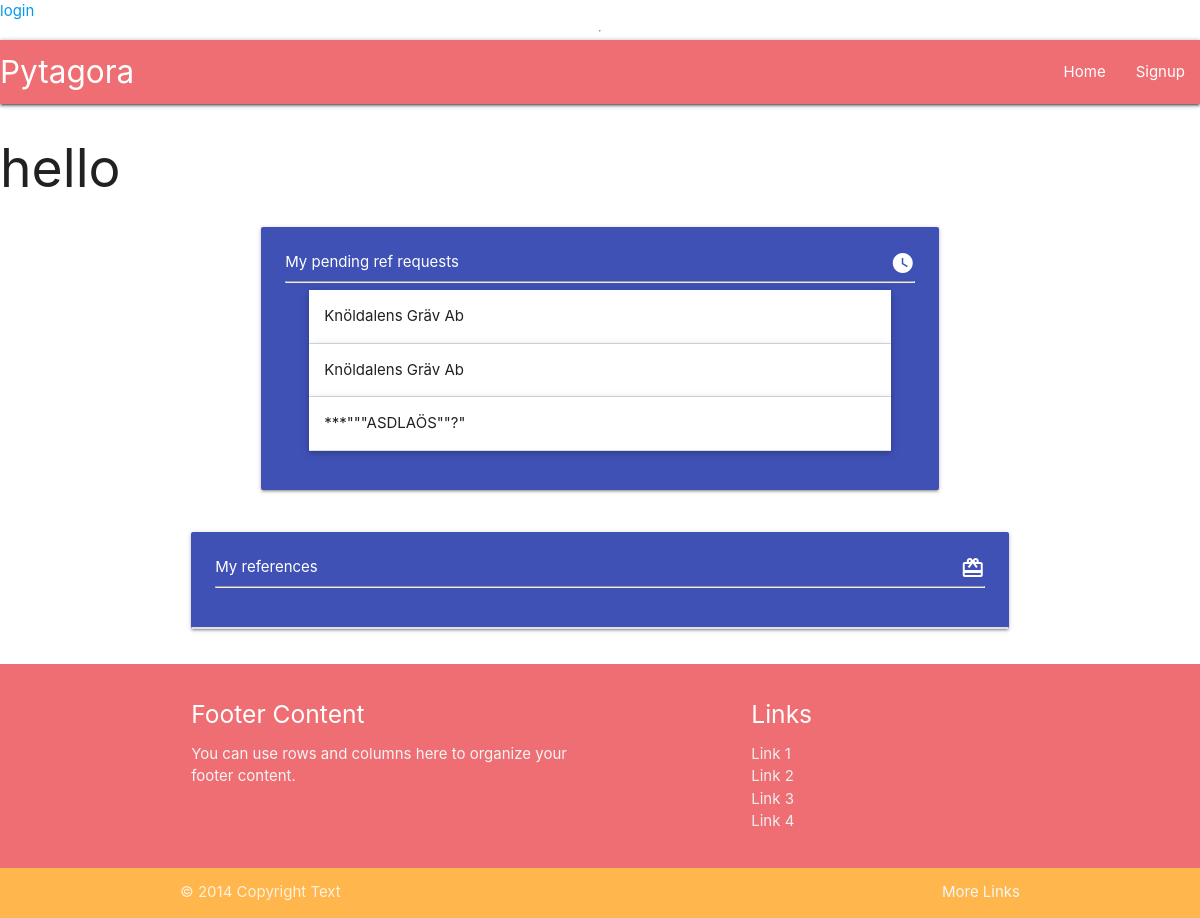
Page /profile/1/ on the earlier database version.
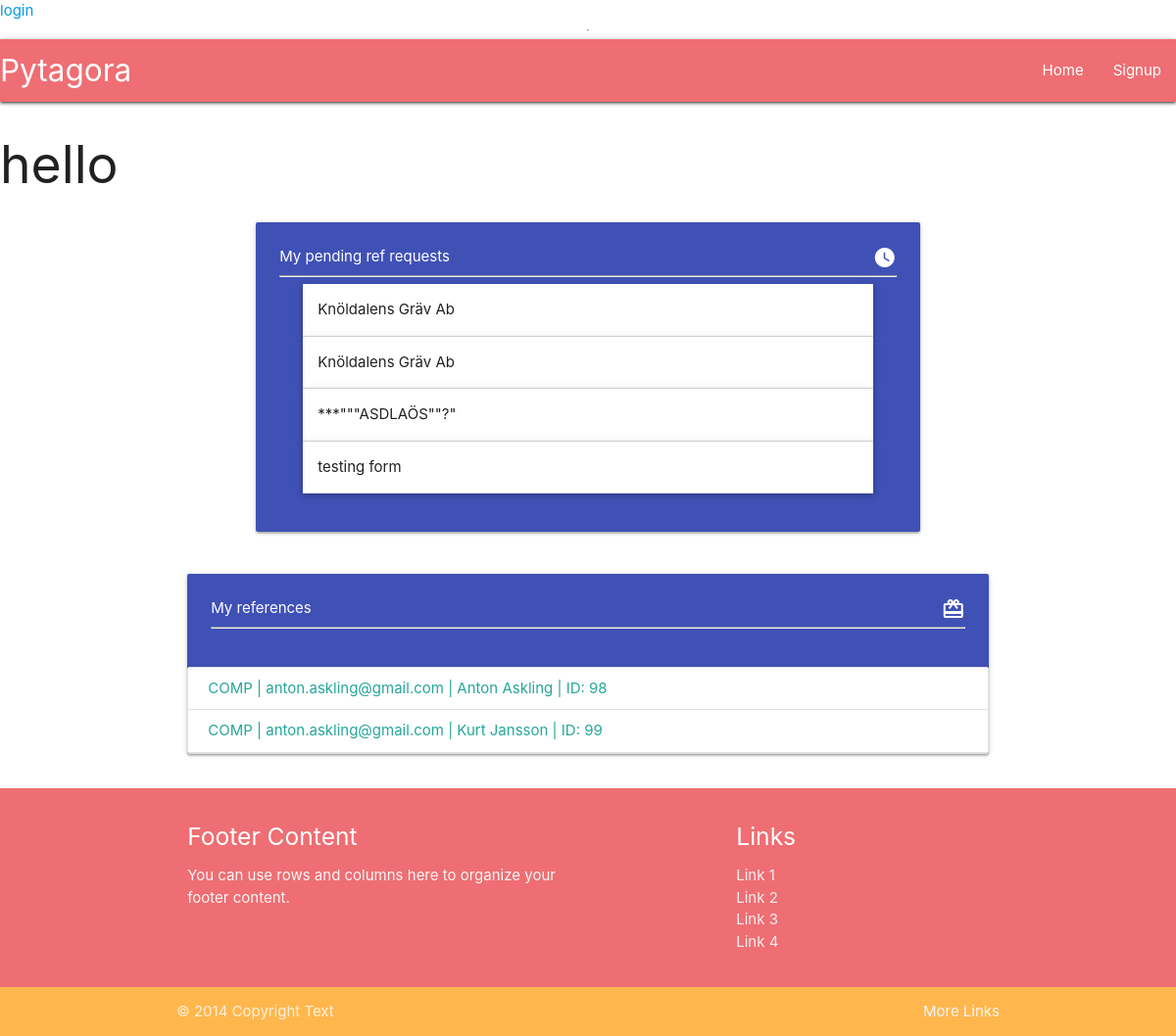
Same page on the later database version.
### userprofile/models.py (models this page shows, shortened)
class RefRequest(models.Model):
    profile = models.ForeignKey(Profile, verbose_name=_("profile"), on_delete=models.CASCADE)
    company_name = models.CharField(_("company name"), max_length=100, null=True, blank=True)
    company_slug = models.SlugField(_("company_slug"), null=True, blank=True, unique=False, max_length=150)
    date_from = PartialDateField( verbose_name=_("date from"))
    date_to = PartialDateField(verbose_name=_("date to"))
    to_email = models.EmailField(_("to email"), max_length=254, null=True, blank=True)
    UNINITIATED = "UNIN"
    PENDING = "PEND"
    COMPLETE = "COMP"
    STATUS_CHOICES = [
        (UNINITIATED, "Uninitiated"),
        (PENDING, "Pending"),
        (COMPLETE, "Complete"),
    ]
    status = models.CharField(_("status"), max_length=4, choices=STATUS_CHOICES, default=UNINITIATED,)
    time_sent = models.DateTimeField(_("time_sent"), auto_now_add=True, null=True)
    class Meta:
        verbose_name = "Reference request"
        verbose_name_plural = "Reference requests"

class RefResponse(models.Model):
    ref_request = models.OneToOneField(RefRequest, verbose_name=_("request to"), on_delete=models.CASCADE)
    profile = models.ForeignKey(Profile, verbose_name=_("profile"), on_delete=models.CASCADE, null=True, blank=True)
    email = models.EmailField(_("email"), max_length=254)
    first_name = models.CharField(_("first name"), max_length=50, null=True, blank=True)
    last_name = models.CharField(_("last name"), max_length=50, null=True, blank=True)
    company_name = models.CharField(_("company name"), max_length=50, null=True, blank=True)
    title = models.CharField(_("title"), max_length=50)
    BOSS = "BOSS"
    COLLEAGUE = "COLL"
    CONSULTANT = "CONS"
    OTHER = "OTH"
    RELATION_CHOICES = [
        (BOSS, "Boss to referee"),
        (COLLEAGUE, "Colleague to referee"),
        (CONSULTANT, "referee was consultant"),
        (OTHER, "Other")
    ]
    relation = models.CharField(_("relation to referee"), choices=RELATION_CHOICES, default=BOSS, max_length=4)
    other_relation = models.CharField(_("if Other, please specify"), max_length=80, null=True, blank=True)
    main_tasks = models.TextField(_("describe main tasks"))
    elaborate = models.TextField(_("elaborate"))
    extra = models.TextField(_("extra"))
    referee_first_name = models.CharField(_("referee first name"), max_length=50)
    referee_last_name = models.CharField(_("referee last name"), max_length=50)
    completed = models.BooleanField(_("is completed"), default=False)
    time_added = models.DateTimeField(_("time added"), auto_now=True)
    def get_full_name(self):
        return f"{self.first_name} {self.last_name}"
    class Meta:
        verbose_name = "Reference response"
        verbose_name_plural = "Reference responses"
        ordering = ["ref_request"]

### userprofile/views.py (the view)
# urls.py: path("profile/<int:pk>/", ProfileView.as_view(), name ="profile"),
class ProfileView(ListView):
    model = RefRequest
    def get(self, request, *args, **kwargs):
        profile = Profile.objects.get(id=kwargs["pk"])
        requests = profile.refrequest_set.all()
        return render(
            self.request,
            "userprofile/profile.html",
            {
                "profile": profile,
                "requests": requests,
            })

### userprofile/models.py (called while the page is built)
    def __str__(self):
        return f"{self.first_name} {self.last_name}"

### userprofile/templates/userprofile/profile.html (shortened to what this page needs)
{% extends "base.html" %}
{% block content %}
    <h2>hello {{ profile }}</h2>
    <div class="container">
        {% include "./components/profile_pending_requests.html" %}
        <div class="row">
            <div class="col s12">
                <div class="card indigo">
                    <div class="card-content">
                        <span class="white-text">My references <i class="material-icons right">redeem</i></span>
                        <hr/>
                    </div>
                    <div class=" collection">
                        {% for request in requests %}
                        {% if request.status == "COMP" %}
                        <a data-target="{{ request.refresponse.id }}" class="modal-trigger  collection-item" href="">{{ request.status }} | {{ request.refresponse.email }} | {{ request.refresponse.get_full_name }} | ID:  {{ request.refresponse.id }} </a>
                        {% endif %}
                        {% endfor %}
                    </div>
                </div>
            </div>
        </div>
    </div>
{% endblock content %}

### userprofile/templates/userprofile/components/profile_pending_requests.html (shortened to what this page needs)
<div class="row">
    <div class="col s12 l10 offset-l1">
        <div class="card-panel indigo">
            <span class="white-text ">My pending ref requests <i class="material-icons right" >watch_later</i> </span>
            <hr/>
            <ul class="collapsible popout">
            {% for request in requests %}
                {% if request.status == "PEND" %}
                <li>
                    <div class="collapsible-header"> <span class="truncate">{{ request.company_name }}</span></div>
                  </li>
                  {% endif %}
            {% endfor %}
             </ul>
        </div>
    </div>
</div>

Differences in the rows shown:
added RefRequest: company_name "testing form", shown under "hello"
added RefRequest: status "COMP", refresponse.email "anton.askling@gmail.com", refresponse.get_full_name "Anton Askling", refresponse.id "98"
added RefRequest: status "COMP", refresponse.email "anton.askling@gmail.com", refresponse.get_full_name "Kurt Jansson", refresponse.id "99"
